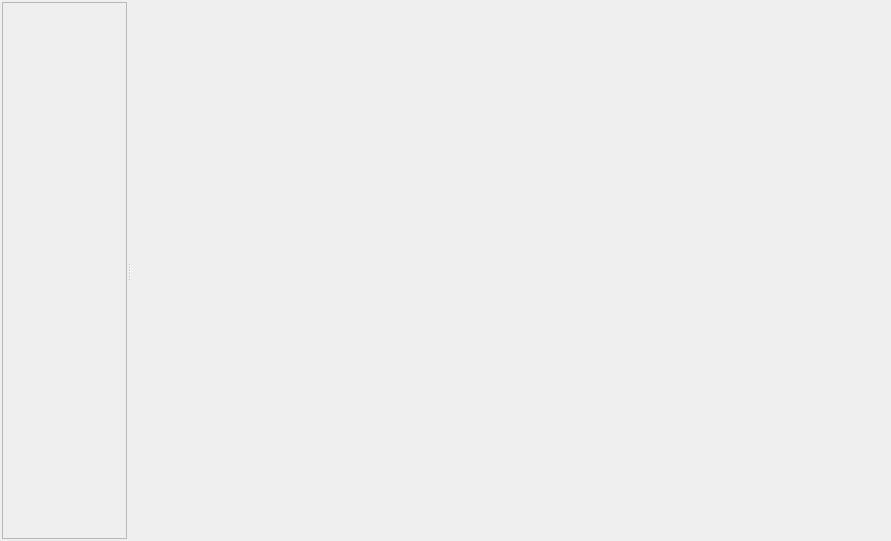
<?xml version="1.0" encoding="UTF-8"?>
<ui version="4.0">
 <class>DevelopmentToolBox</class>
 <widget class="QWidget" name="DevelopmentToolBox">
  <property name="geometry">
   <rect>
    <x>0</x>
    <y>0</y>
    <width>891</width>
    <height>541</height>
   </rect>
  </property>
  <property name="windowTitle">
   <string>DevelopmentToolBox</string>
  </property>
  <layout class="QGridLayout" name="gridLayout">
   <property name="leftMargin">
    <number>2</number>
   </property>
   <property name="topMargin">
    <number>2</number>
   </property>
   <property name="rightMargin">
    <number>2</number>
   </property>
   <property name="bottomMargin">
    <number>2</number>
   </property>
   <property name="spacing">
    <number>2</number>
   </property>
   <item row="0" column="0">
    <widget class="QSplitter" name="splitter">
     <property name="orientation">
      <enum>Qt::Horizontal</enum>
     </property>
     <widget class="QScrollArea" name="scrollArea_AlreadyPluginList">
      <property name="sizePolicy">
       <sizepolicy hsizetype="Preferred" vsizetype="Expanding">
        <horstretch>0</horstretch>
        <verstretch>0</verstretch>
       </sizepolicy>
      </property>
      <property name="minimumSize">
       <size>
        <width>125</width>
        <height>0</height>
       </size>
      </property>
      <property name="verticalScrollBarPolicy">
       <enum>Qt::ScrollBarAsNeeded</enum>
      </property>
      <property name="horizontalScrollBarPolicy">
       <enum>Qt::ScrollBarAlwaysOff</enum>
      </property>
      <property name="widgetResizable">
       <bool>true</bool>
      </property>
      <property name="alignment">
       <set>Qt::AlignHCenter|Qt::AlignTop</set>
      </property>
      <widget class="QWidget" name="scrollAreaWidgetContents">
       <property name="geometry">
        <rect>
         <x>0</x>
         <y>0</y>
         <width>123</width>
         <height>535</height>
        </rect>
       </property>
      </widget>
     </widget>
     <widget class="QStackedWidget" name="stackedWidget">
      <property name="sizePolicy">
       <sizepolicy hsizetype="Preferred" vsizetype="Preferred">
        <horstretch>1</horstretch>
        <verstretch>0</verstretch>
       </sizepolicy>
      </property>
     </widget>
    </widget>
   </item>
  </layout>
 </widget>
 <resources/>
 <connections/>
</ui>
